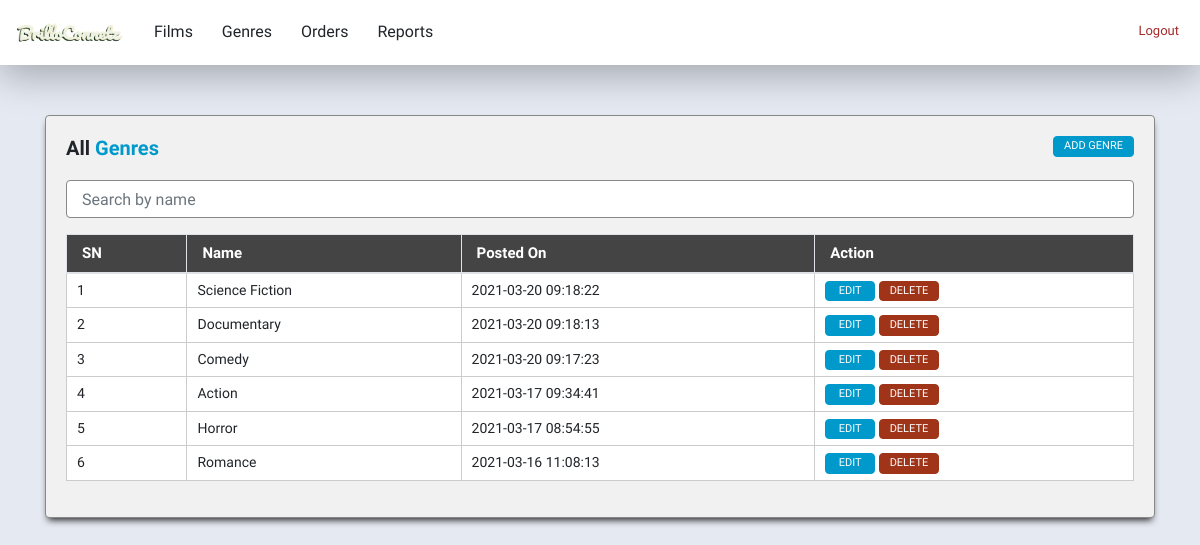
/admin/genres.php (signed in), run on the app's committed database.
### tables this page shows
CREATE TABLE `tbl_genres` (
  `sn` int(11) NOT NULL,
  `genre_id` varchar(11) DEFAULT NULL,
  `genre_name` varchar(155) DEFAULT NULL,
  `status` varchar(1) DEFAULT NULL,
  `created_on` varchar(10) NOT NULL,
  `created_at` varchar(10) DEFAULT NULL
);

### apps/sql.php (called while the page is built, shortened)
<?php
class appStart {
	public function connect($db){
		if(!empty($db)){
			$connect = new MySQLi(HOST,USER,PASSWORD,$db);
		} else {$connect = new MySQLi(HOST,USER,PASSWORD,DATABASE);}
		return $connect;
	}
}
class sqlOps extends appStart {
	public $conn;
	public $result;
	public function __construct($db=''){
    	$this->conn = $this->connect($db);
		$this->result = NULL;
	}
	private function myquery($sql){
		$this->sql = $sql;
		$this->result = $this->conn->query($this->sql);
		if($this->result){return $this->result;}
		else { die ($this->conn->error."; Problem with Query \"".$this->sql."\"\n"); }
	}
	public function select($table, $cols='', $where='', $orderBy='', $limit=''){
		$sel = "SELECT {$cols} FROM {$table} {$where} {$orderBy} {$limit}";
		if($this->myquery($sel)){
			return $this->result->num_rows;
		} return FALSE;
	}
	public function select_f($table,$cols='',$where='',$orderBy='',$limit=''){
		$list = $this->select($table,$cols,$where,$orderBy,$limit); return ($list) ? $this->result : false;
	}
}
?>

### apps/app.php (called while the page is built, shortened)
<?php
include_once('sql.php');
class LAM_SHOP extends sqlOps {
	public $conn;
	public function __construct(){
		$this->conn = new sqlOps();
		return $this->conn;
	}
	public function getGenres(){
		$table = "tbl_genres";
		$col = "*";
		$where = "WHERE sn > 0 AND status = '1'";
		$orderby = "ORDER BY sn DESC";
		$items = $this->conn->select_f($table,$col,$where,$orderby);
		if($items){return $items;} else return false;
	}
}
?>

### apps/api.php (called while the page is built, shortened)
<?php
require_once __DIR__ . '/app.php';
$app = new LAM_SHOP();
?>

### admin/genres.php (the view, shortened to what this page needs)
<?php
include('../apps/api.php');
?>
<!DOCTYPE html>
<html lang="en">
<head>
<link href="../files/css/plugin.css" rel="stylesheet" type="text/css">
<link href="../files/css/styles.css" rel="stylesheet" type="text/css">
</head>
<?php include ('inc/nav.php');?>
<body>
<section class="container">
    <div class="lord">
        <a href="./addgenre"><button class="btn pull-right"> ADD GENRE </button></a>
        <h1>All <span>Genres</span></h1>
        <div class="col-xs-12">
            <div class="form-group">
                <input type="text" class="form-control" id="search" onkeyup="Searcher()" placeholder="Search by name">
            </div>
        </div>
        <div class="table-responsive">
            <?php $n = 0; $call = $app->getGenres(); if($call !=""){ ?>
            <table class="table table-hover table-bordered" id="myTable">
                <thead><tr><th>SN</th><th>Name</th><th>Posted On</th><th>Action</th></tr></thead>
                <tbody><?php if($call){while($fetch = mysqli_fetch_object($call)){ $place = $fetch->genre_id ?>
                    <tr style="text-transform: capitalize;">
                        <td><?php echo ++$n ?></td>
                        <td><?php echo $fetch->genre_name ?></td>
                        <td><?php echo $fetch->created_on ?> <?php echo $fetch->created_at ?></td>
                        <td><a href="" class="btn">EDIT</a>
                            <form method="post">
                            <?php if ($fetch->status == '1'){?>
                            <button type="submit" name="del_genre" class="btn btn-delete" value="<?php echo $place ?>"> DELETE </button>
                            <?php } ?>
                            </form>
                        </td>
                    </tr>
                    <?php }} ?>
                </tbody>
            </table>
            <?php } else echo "<span class='myerror'>No Genre found.</span>";?>
        </div>
    </div>
</section>
</body>
</html>

### admin/inc/nav.php
<nav>
	<a href="./"><img src="../files/img/logo.png" width="110" height="35"></a>
    <a href="./">Films</a>
    <a href="./genres">Genres</a>
    <a href="./orders">Orders</a>
    <a href="./reports">Reports</a>
    <form method="post"><button type="submit" name="log" class="right">Logout</button></form>
</nav>

### files/css/styles.css (style rules this page uses)
body { font-family: 'Inconsolata', 'Segoe UI', Helvetica, sans-serif; font-size: 16px; margin: 0; padding: 0; font-style: normal; font-weight: 300; -webkit-user-select: none; -khtml-user-select: none; -moz-user-select: none; -ms-user-select: none; -o-user-select: none; user-select: none; background:#e4e9f2; }
input { box-shadow: none !important; }
a { color: #0099cf; }
.pull-right { float: right; }
nav { background-color: #fff; -moz-box-shadow: 0 9px 39px rgba(0, 0, 0, 0.3); -webkit-box-shadow: 0 9px 39px rgba(0, 0, 0, 0.3); box-shadow: 0 9px 39px rgba(0, 0, 0, 0.3); display: block; padding: 15px; text-align: left; }
nav a { color: #212529; display: inline; margin-right: 25px; text-decoration: none; }
nav button { border: none; background-color:transparent; float: right; margin-top: -30px; font-size: 13px; color: brown; }
.lord { display: block; background-color: #f1f1f1; padding: 20px; margin: 50px 0; border-radius: 4px; -moz-box-shadow: 0 3px 7px -3px #222; -webkit-box-shadow: 0 3px 7px -3px #222; box-shadow: 0 5px 7px -3px #222; border: 1px solid #888; }
.lord .form-control { border: 1px solid #888; padding:7px 15px; }
.lord form { display: inline-block; }
.lord a.btn { width: 50px; }
.lord .pull-right { min-width: 70px; }
.lord .btn { padding: 1px 10px; display: inline-block; font-size: 11px; background: #0099cc; border-color: #0099cc; color:#fff; cursor: pointer; max-width: 90px; }
.lord .btn-delete { background-color: #A03418; border-color: #A03418; width: 60px; }
.lord h1 { font-size: 20px; font-weight: bold; margin-bottom: 20px; }
.lord h1 span { color: #0099cc; }
.lord .table tr { border-top-left-radius: 4px; border-top-right-radius: 4px; }
.lord .table tr th { background: #444; color: #fff; height: 10px; font-size:15px; padding:7px 15px; }
.lord .table tr td { background: #fff; color: #212529; font-size: 14px; padding: 6px 10px; border: 1px solid #ccc; border-top:none; }

### data on the page
tbl_genres: genre_name "Science Fiction", created_on "2021-03-20", created_at "09:18:22", $place 84832284 (drawn)
tbl_genres: genre_name "Documentary", created_on "2021-03-20", created_at "09:18:13", $place 27479645 (drawn)
tbl_genres: genre_name "Comedy", created_on "2021-03-20", created_at "09:17:23", $place 85080873 (drawn)
tbl_genres: genre_name "Action", created_on "2021-03-17", created_at "09:34:41", $place 59630196 (drawn)
tbl_genres: genre_name "Horror", created_on "2021-03-17", created_at "08:54:55", $place 93632355 (drawn)
tbl_genres: genre_name "Romance", created_on "2021-03-16", created_at "11:08:13", $place 98743947 (drawn)
